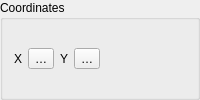
                   <widget class="QgsCollapsibleGroupBox" name="mCoordinatesGrpBox">
                    <property name="title">
                     <string>Coordinates</string>
                    </property>
                    <layout class="QHBoxLayout" name="horizontalLayout_7">
                     <item>
                      <widget class="QLabel" name="mCoordXLabel">
                       <property name="sizePolicy">
                        <sizepolicy hsizetype="Maximum" vsizetype="Preferred">
                         <horstretch>0</horstretch>
                         <verstretch>0</verstretch>
                        </sizepolicy>
                       </property>
                       <property name="text">
                        <string>X</string>
                       </property>
                      </widget>
                     </item>
                     <item>
                      <widget class="QgsPropertyOverrideButton" name="mCoordXDDBtn">
                       <property name="text">
                        <string>…</string>
                       </property>
                      </widget>
                     </item>
                     <item>
                      <widget class="QLabel" name="mCoordYLabel">
                       <property name="sizePolicy">
                        <sizepolicy hsizetype="Maximum" vsizetype="Preferred">
                         <horstretch>0</horstretch>
                         <verstretch>0</verstretch>
                        </sizepolicy>
                       </property>
                       <property name="text">
                        <string>Y</string>
                       </property>
                      </widget>
                     </item>
                     <item>
                      <widget class="QgsPropertyOverrideButton" name="mCoordYDDBtn">
                       <property name="text">
                        <string>…</string>
                       </property>
                      </widget>
                     </item>
                     <item>
                      <spacer name="horizontalSpacer_22">
                       <property name="orientation">
                        <enum>Qt::Horizontal</enum>
                       </property>
                       <property name="sizeHint" stdset="0">
                        <size>
                         <width>0</width>
                         <height>20</height>
                        </size>
                       </property>
                      </spacer>
                     </item>
                    </layout>
                   </widget>
